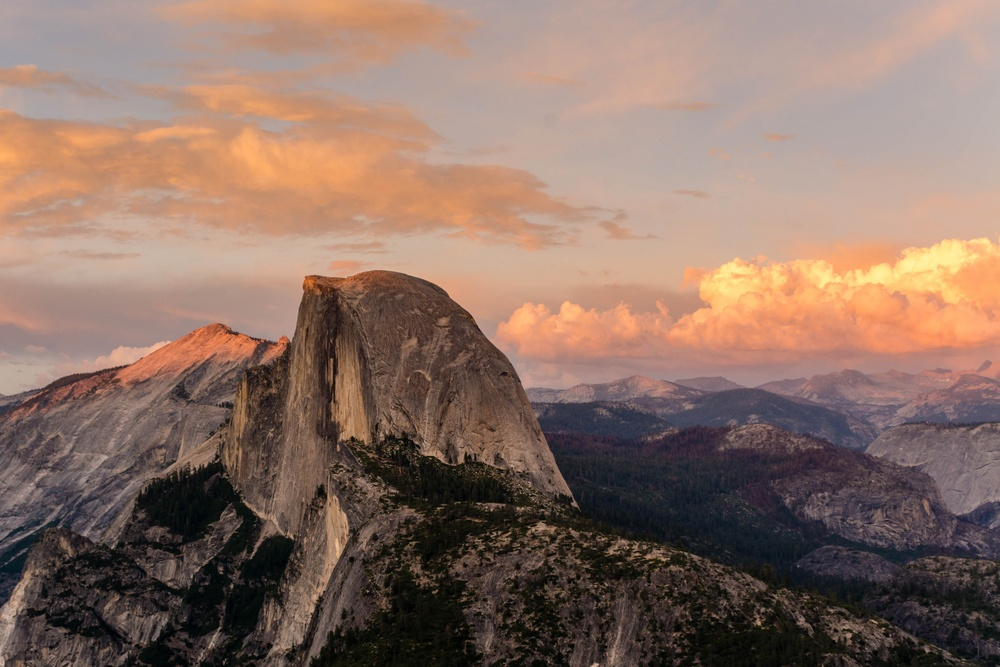
#> input picture 1.jpg, 1000 x 667 px, shrunk from 2048 x 1365 before the run
$ jupyter execute Pillow_examples.ipynb   (shell and % lines are left out)   (older library calls are emulated)
#> lines starting #> are read from the running program, lines starting #| are printed output that depends on the picture; after the words box and inside, x2 and y2 are one past the last pixel; in counts of white or black regions, pixels touching at a corner belong together
# Example of Using Pillow

Pillow is an fork of PIL - the Python Imaging Library. PIL has been abandoned, but Pillow resurected and has improved on it. There are better libraries for serious image processing, such as OpenCV, but it is trivial to use Pillow to open an image, parse it, and run a few simple operations. I like it when I want to implement my own algorithms - mostly to learn, not for production use. It is trivial to put into an NumPy array, save in a variety of formats, and plot via Matplotlib.

These examples, with no description or comment, serve to remind me how to do various things. I suppose if I ever write anything more it might help you, too....

Find Pillow and documentation here:
https://python-pillow.github.io/
http://pillow.readthedocs.org/

[cell 1]
from PIL import Image
import numpy as np
import matplotlib.pyplot as plt
import matplotlib
matplotlib.rcParams['figure.figsize'] = 8, 8

[cell 2]
pl_img = Image.open('1.jpg')
#> pl_img is the input picture: PIL image 1000x667 RGB; mean R, G, B 138.9, 113.1, 100.9
plt.imshow(np.array(pl_img));

[cell 3]
def plot(img, **kwargs):
    plt.imshow(np.asarray(img), **kwargs)

plot(pl_img)

[cell 4]
plot(pl_img.rotate(45))

[cell 5]
img = np.array(pl_img)
print(img.shape, img.dtype)
#| (667, 1000, 3) uint8

[cell 6]
a = img.flatten()
a[2::3]

[cell 7]
plt.hist(img.flatten()[0::3], 128, color='r');
plt.hist(img.flatten()[1::3], 128, color='g');
plt.hist(img.flatten()[2::3], 128, color='b');
#> figure, not shown here; tallest bar 18037 high, from x = 185.3 to 187.3; tallest bar 24288 high, from x = 174.7 to 176.6; tallest bar 24859 high, from x = 157.6 to 159

[cell 8]
gray = np.array(pl_img.convert('L'))
plt.gray()
plot(gray)

[cell 9]
plot(pl_img)

[cell 10]
# invert image
plot(255 - gray)

[cell 11]
import matplotlib.colors as colors
# clamp between 100,200
plot(gray* (100./255) + 100, norm=colors.Normalize(0, 255));

[cell 12]
clamp = gray.copy()
clamp[clamp < 50] = 255
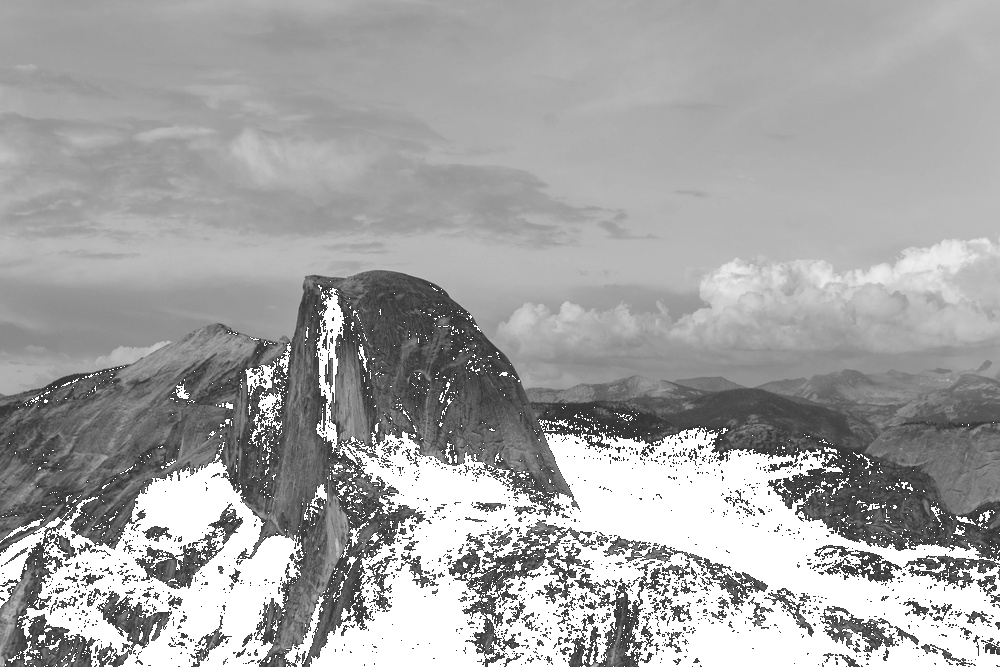
#> clamp: shape (667, 1000); min 50, max 255, mean 164.3
clamp[clamp > 150] = 255
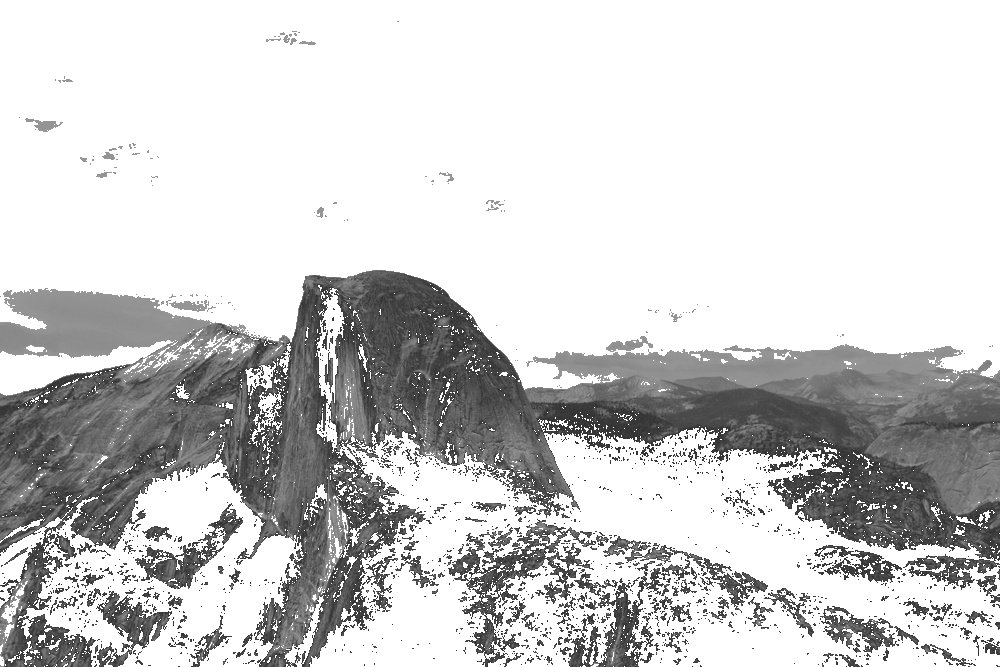
#> clamp: shape (667, 1000); min 50, max 255, mean 206
plot(clamp, norm=colors.Normalize(0, 255))

[cell 13]
def histogram_eq(img, bins=256):
#> called with bins = 12
    flat = img.flatten()
    hist, bins = np.histogram(flat, bins, normed=True)
#> hist = [0.00335, 0.00449, 0.00417, 0.00411, 0.00319, 0.00241, 0.00156, 0.0051, 0.0153, 0.00605, 0.000436, 0.000221]; bins = [0, 19.83, 39.67, 59.5, 79.33, 99.17, 119, 138.8, 158.7, 178.5, 198.3, 218.2, 238]
    cdf = hist.cumsum()
#> cdf = [0.00335, 0.00784, 0.012, 0.0161, 0.0193, 0.0217, 0.0233, 0.0284, 0.0437, 0.0498, 0.0502, 0.0504]
    cdf = 255*cdf / cdf[-1]
#> cdf = [16.96, 39.65, 60.72, 81.51, 97.66, 109.8, 117.7, 143.5, 221.1, 251.7, 253.9, 255]
    im = np.interp(flat, bins[:-1], cdf)
    return im.reshape(img.shape)
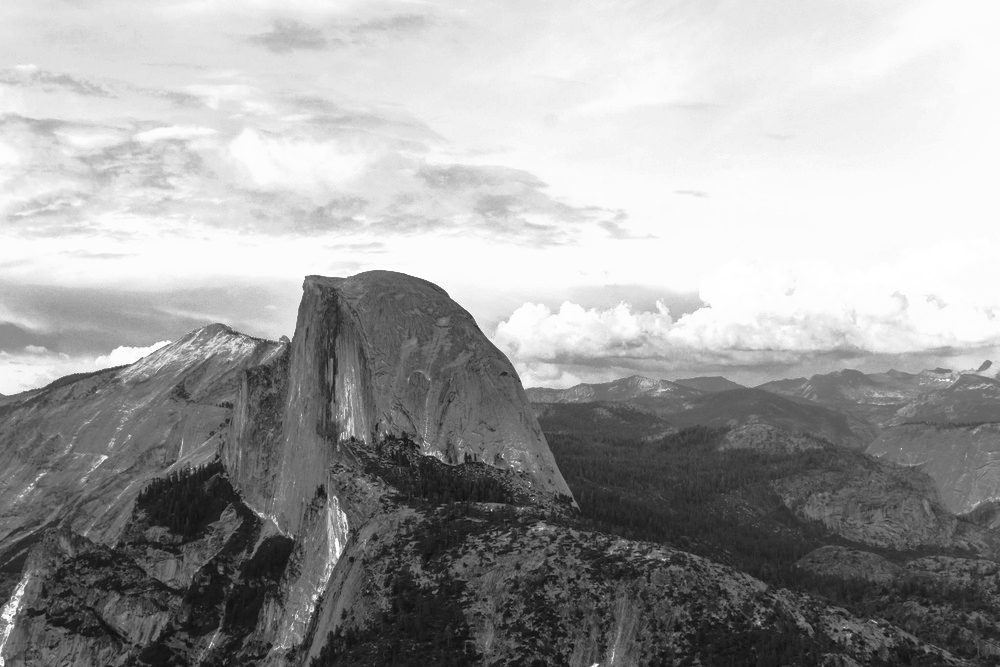
#> returned value: shape (667, 1000) float64; min 16.96, max 255, mean 160.7

plot(histogram_eq(gray, 12))
plt.figure()
plot(histogram_eq(gray, 256))
#> call 2 of histogram_eq, with bins = 256
#> in histogram_eq (call 2), `hist, bins = np.histogram(flat, bins, normed=True)`: hist = 256 values, max 0.0233 at index 185, min 0 at index 14, mean 0.0042; bins = 257 values from 0 to 238
#> in histogram_eq (call 2), `cdf = hist.cumsum()`: cdf = 256 values from 4.03e-05 to 1.08
#> in histogram_eq (call 2), `cdf = 255*cdf / cdf[-1]`: cdf = 256 values from 0.00956 to 255
#> in histogram_eq (call 2), `return im.reshape(img.shape)`:
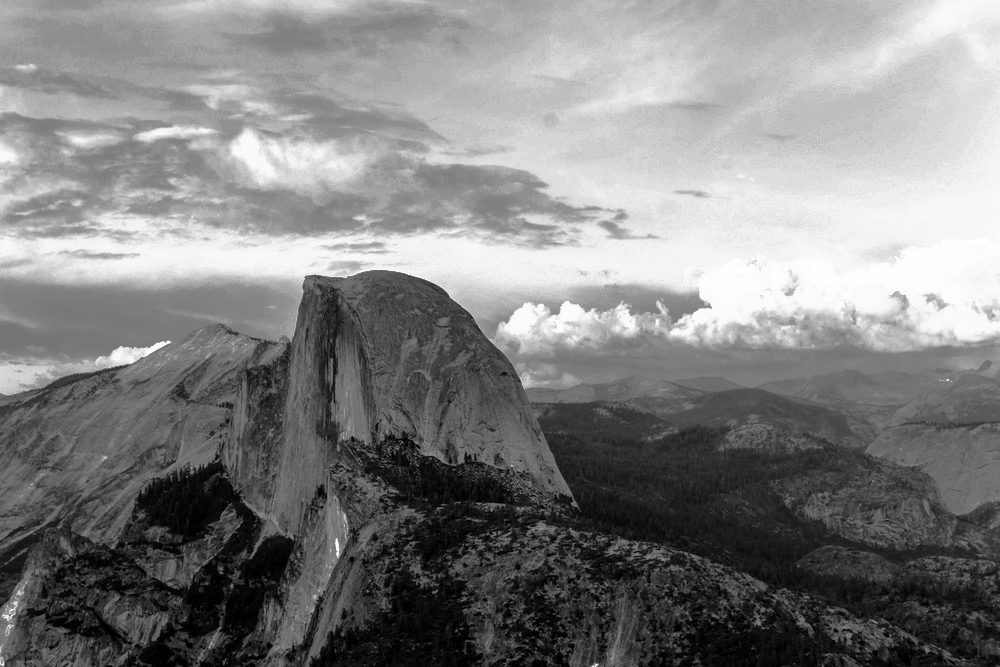
#> returned value: shape (667, 1000) float64; min 0.00956, max 255, mean 129.5

[cell 14]
from scipy.ndimage import filters

im = filters.gaussian_filter(img, sigma=5)
plot(im)

[cell 15]
plot(filters.gaussian_filter(img, sigma=15))

[cell 16]
plot(filters.gaussian_filter(img, sigma=2))

[cell 17]
gray32 = gray.astype('int32')  # need higher precision
imx = filters.sobel(gray32, 1)
imy = filters.sobel(gray32, 0)
mag = np.hypot(imx, imy)
mag *= 255.0 / np.max(mag)
plot(mag)

[cell 18]
plot(imy)

[cell 19]
plot(imx)

[cell 20]
std = 3
imx = filters.gaussian_filter(gray32, sigma=(std, std), order=(0, 1))
imy = filters.gaussian_filter(gray32, sigma=(std, std), order=(1, 0))
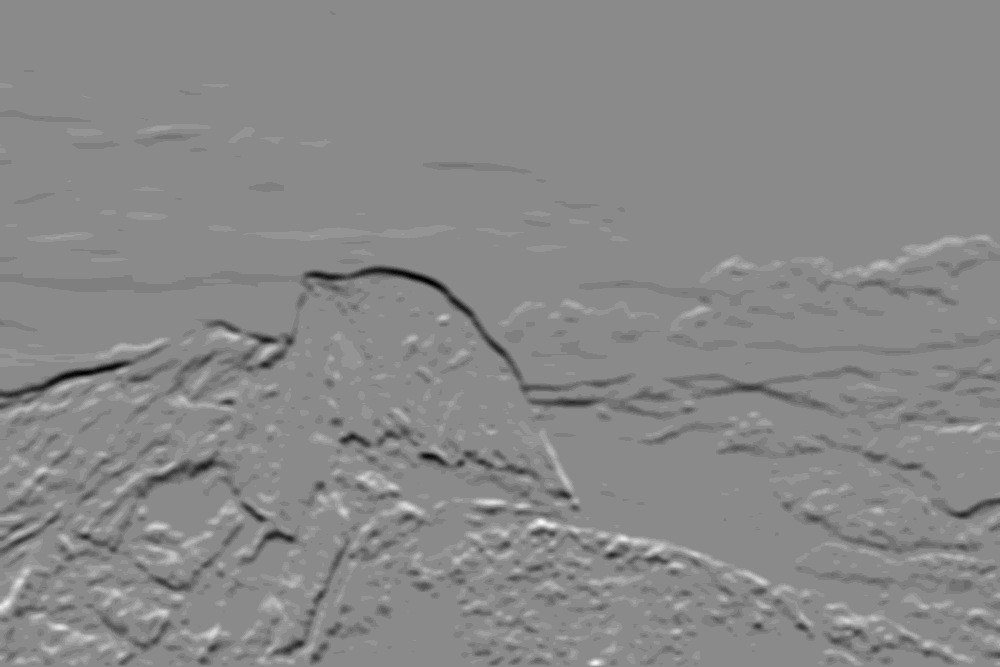
#> imy: shape (667, 1000) int32; min -13, max 11, mean -0.134; drawn with min black and max white
mag = np.hypot(imx, imy)
#mag *= 255.0 / np.max(mag)
plot(mag)

[cell 21]
from scipy.ndimage import measurements, morphology


im2=(gray<128)*1
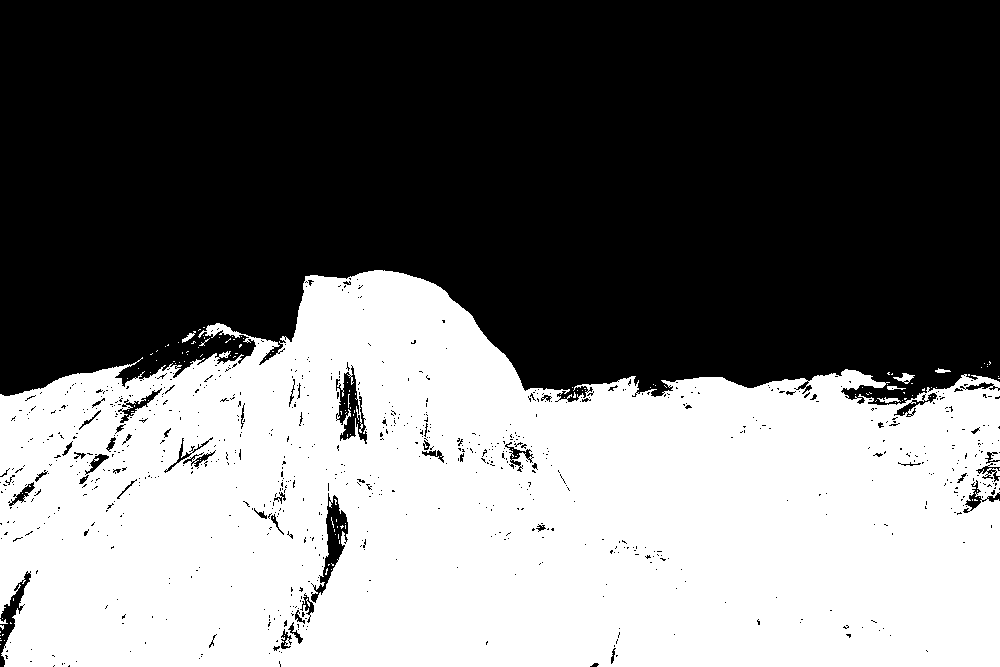
#> im2: shape (667, 1000) int64; values 0 (black) and 1 (white), 44.7% white; 145 white regions (137 under 20 px), largest, box (x1, y1, x2, y2) and area: (0, 270, 1000, 667) 297303, (893, 373, 915, 384) 104, (877, 397, 901, 403) 73
labels, N = measurements.label(im2)
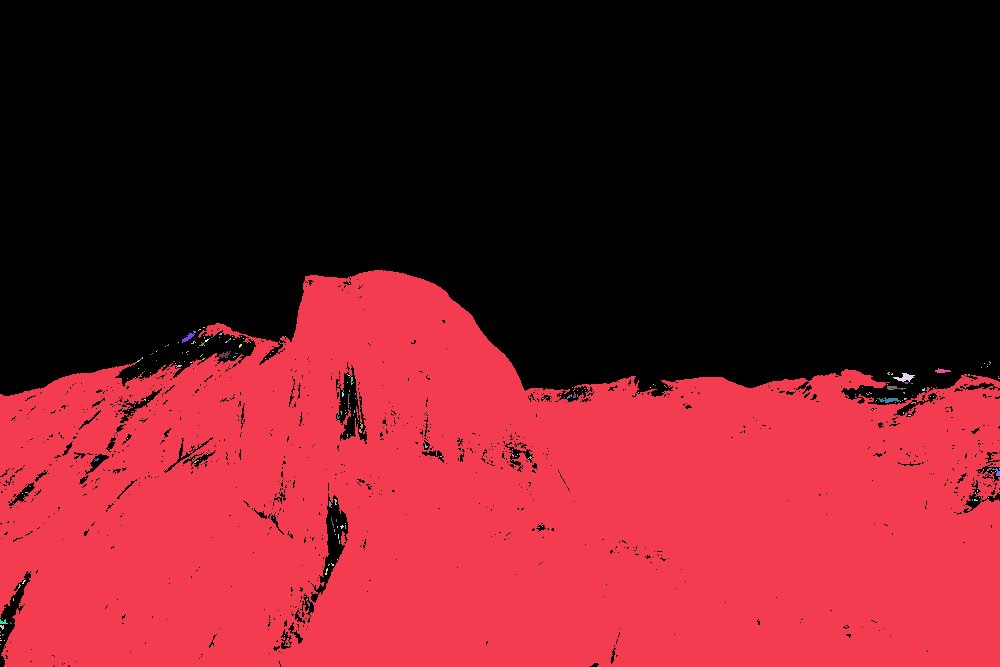
#> labels: shape (667, 1000) int32; 265 distinct labels, from 0 to 264; one colour per label, 0 black
#> N = 264
N
#> Out = 264

$ run again, with empty-table.jpg copied over 1.jpg
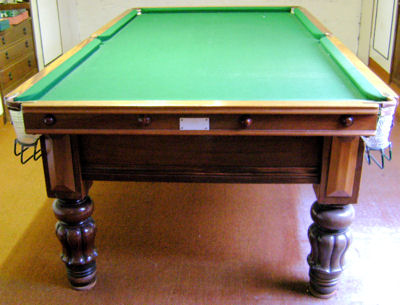
#> input picture empty-table.jpg, 400 x 305 px
#> pl_img is the input picture: PIL image 400x305 RGB; mean R, G, B 130.1, 127, 99.3
#| (305, 400, 3) uint8
#> hist = [0.00344, 0.00433, 0.00447, 0.00491, 0.00472, 0.00272, 0.0026, 0.00345, 0.00417, 0.00689, 0.0027, 0.00267]; bins = [0, 21.25, 42.5, 63.75, 85, 106.2, 127.5, 148.8, 170, 191.2, 212.5, 233.8, 255]
#> in histogram_eq, `cdf = hist.cumsum()`: cdf = [0.00344, 0.00776, 0.0122, 0.0171, 0.0219, 0.0246, 0.0272, 0.0306, 0.0348, 0.0417, 0.0444, 0.0471]
#> in histogram_eq, `cdf = 255*cdf / cdf[-1]`: cdf = [18.63, 42.08, 66.28, 92.89, 118.5, 133.2, 147.3, 166, 188.6, 225.9, 240.5, 255]
#> `im2=(gray<128)*1`:
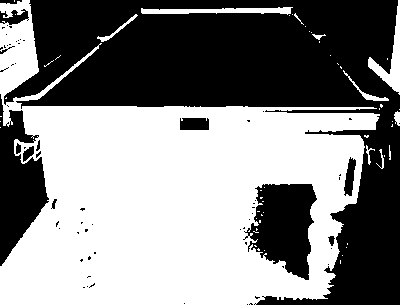
#> im2: shape (305, 400) int64; values 0 (black) and 1 (white), 52.2% white; 67 black regions (54 under 20 px), largest, box (x1, y1, x2, y2) and area: (4, 0, 400, 305) 47859, (243, 184, 317, 280) 4544, (0, 94, 49, 266) 4450
#> `labels, N = measurements.label(im2)`:
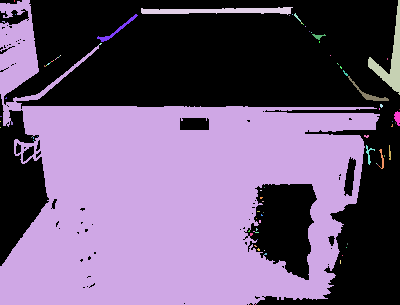
#> labels: shape (305, 400) int32; 89 distinct labels, from 0 to 88; one colour per label, 0 black
#> N = 88

$ run again, with table1.jpg copied over 1.jpg
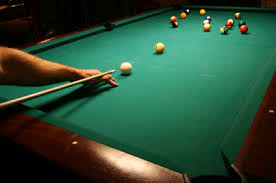
#> input picture table1.jpg, 276 x 183 px
#> pl_img is the input picture: PIL image 276x183 RGB; mean R, G, B 44.1, 78.7, 56.7
#| (183, 276, 3) uint8
#> `clamp[clamp > 150] = 255`:
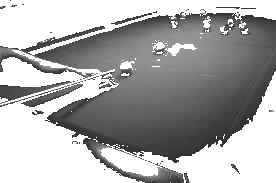
#> clamp: shape (183, 276); min 50, max 255, mean 170.4
#> hist = [0.0137, 0.0049, 0.00544, 0.00608, 0.00598, 0.00452, 0.00457, 0.000881, 0.00036, 0.000311, 0.000351, 0.000184]; bins = [0, 21.17, 42.33, 63.5, 84.67, 105.8, 127, 148.2, 169.3, 190.5, 211.7, 232.8, 254]
#> in histogram_eq, `cdf = hist.cumsum()`: cdf = [0.0137, 0.0186, 0.024, 0.0301, 0.0361, 0.0406, 0.0452, 0.046, 0.0464, 0.0467, 0.0471, 0.0472]
#> in histogram_eq, `cdf = 255*cdf / cdf[-1]`: cdf = [73.77, 100.2, 129.5, 162.4, 194.7, 219.1, 243.7, 248.5, 250.4, 252.1, 254, 255]
#> im2: shape (183, 276) int64; values 0 (black) and 1 (white), 86.3% white; 29 black regions (26 under 20 px), largest, box (x1, y1, x2, y2) and area: (0, 20, 232, 105) 5739, (97, 146, 168, 178) 987, (227, 19, 233, 24) 20
#> `labels, N = measurements.label(im2)`:
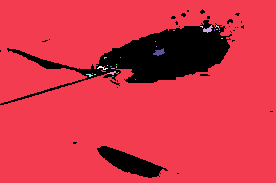
#> labels: shape (183, 276) int32; 33 distinct labels, from 0 to 32; one colour per label, 0 black
#> N = 32

$ run again, with empty-closeup.png saved as 1.jpg
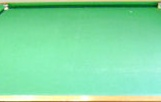
#> input picture empty-closeup.png, 161 x 102 px
#> pl_img is the input picture: PIL image 161x102 RGB; mean R, G, B 130.5, 220.8, 164.1
#| (102, 161, 3) uint8
#> `a[2::3]`: Out = 16422 values, max 255 at index 15863, min 0 at index 961, mean 164.1
#> flat = 16422 values, max 254 at index 15863, min 35 at index 961, mean 187.3
#> hist = [3e-05, 0.000944, 0.00039, 0.000604, 0.000684, 0.00241, 0.00469, 0.00619, 0.0136, 0.0219, 0.00179, 0.00163]; bins = [35, 53.25, 71.5, 89.75, 108, 126.2, 144.5, 162.8, 181, 199.2, 217.5, 235.8, 254]
#> in histogram_eq, `cdf = hist.cumsum()`: cdf = [3e-05, 0.000974, 0.00136, 0.00197, 0.00265, 0.00507, 0.00975, 0.0159, 0.0295, 0.0514, 0.0532, 0.0548]
#> in histogram_eq, `cdf = 255*cdf / cdf[-1]`: cdf = [0.14, 4.53, 6.35, 9.16, 12.34, 23.57, 45.39, 74.21, 137.4, 239.1, 247.4, 255]
#> in histogram_eq, `im = np.interp(flat, bins[:-1], cdf)`: im = 16422 values, max 255 at index 1293, min 0.14 at index 961, mean 181.1
#> im2: shape (102, 161) int64; values 0 (black) and 1 (white), 5% white; 12 white regions (11 under 20 px), largest, box (x1, y1, x2, y2) and area: (7, 2, 160, 10) 747
#> `labels, N = measurements.label(im2)`:
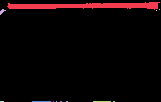
#> labels: shape (102, 161) int32; 13 distinct labels, from 0 to 12; one colour per label, 0 black
#> N = 12
